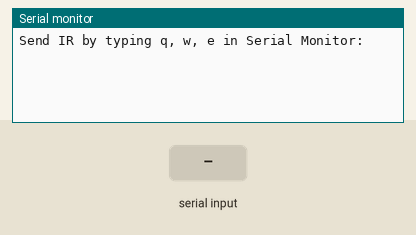
A sketch run on a simulated Arduino Uno, built with avr-gcc and run on an emulated ATmega328P. Parts: the last lines printed to the serial monitor. Inputs (shaded band) come from the test bench.

Above: at 1.2 s.
1.3 s: "q" received over Serial
At 2.5 s:
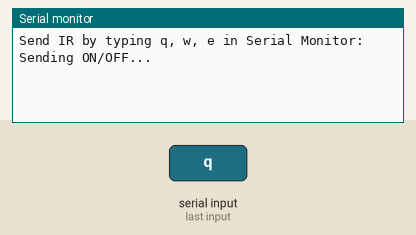
2.8 s: "w" received over Serial
At 3.8 s:
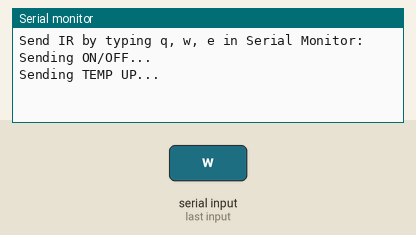
4.3 s: "e" received over Serial
At 5.0 s:
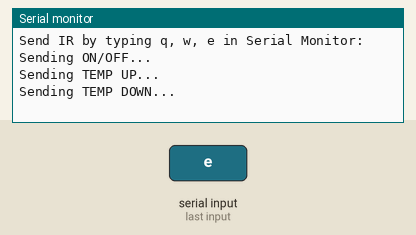

Measured:
- after the input at 1.3 s, the serial monitor: prints a new line at once (image 1)
- after the input at 2.8 s, the serial monitor: prints a new line at once (image 2)
- after the input at 4.3 s, the serial monitor: prints a new line at once (image 3)

The sketch:

transmitter_test.ino
```cpp
#include <Arduino.h>
#include <IRsend.h>

#define IR_SEND_PIN 4   // GPIO for IR LED (use a transistor driver for better range)

IRsend irsend(IR_SEND_PIN);

// Store your IR HEX codes here (replace with your actual remote values)
uint64_t ONoff    = 0x20DF10EF;  // Example: Power button
uint64_t TEMPup   = 0x20DFC03F;  // Example: Volume Up
uint64_t TEMPdown = 0x20DF40BF;  // Example: Volume Down

void setup() {
  Serial.begin(115200);
  irsend.begin();
  Serial.println("Send IR by typing q, w, e in Serial Monitor:");
}

void loop() {
  if (Serial.available()) {
    char cmd = Serial.read();

    if (cmd == 'q') {
      Serial.println("Sending ON/OFF...");
      irsend.sendNEC(ONoff, 32);   // NEC protocol, 32 bits
    }
    else if (cmd == 'w') {
      Serial.println("Sending TEMP UP...");
      irsend.sendNEC(TEMPup, 32);
    }
    else if (cmd == 'e') {
      Serial.println("Sending TEMP DOWN...");
      irsend.sendNEC(TEMPdown, 32);
    }
  }
}
```
